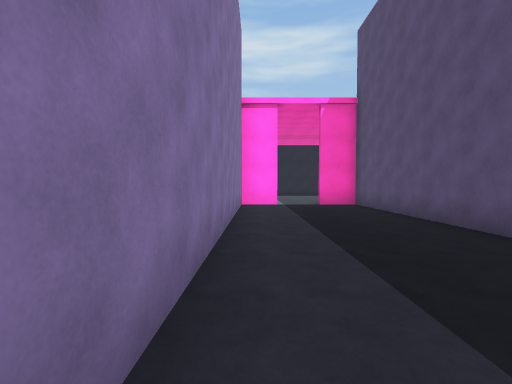
[1] (above)

17 first-person views from a walk through a 3-D level made in the Unity game engine. The camera is 1.5 m above the floor, tilts 2° down and sees 90° across. The floor is counted in squares, 2 m on a side. Each view is taken from the middle of a square. On the plan, view 1 faces up. The plan holds only what a view shows up to about 9 squares ahead; the rest is blank. The place goes on beyond the plan.

[2]
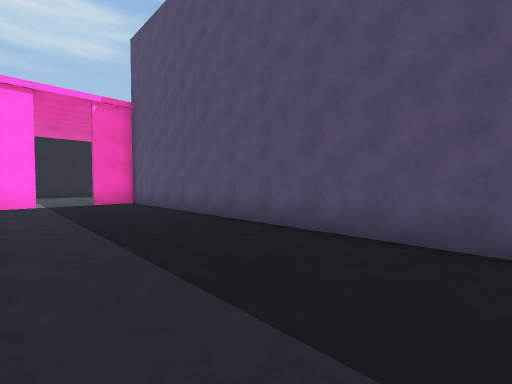

[3]
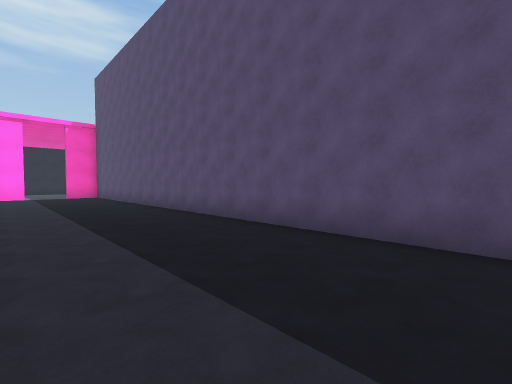

[4]
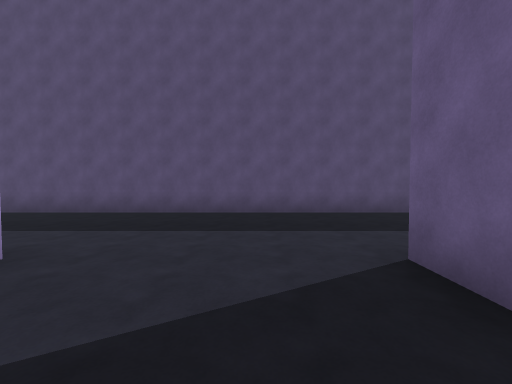

[5]
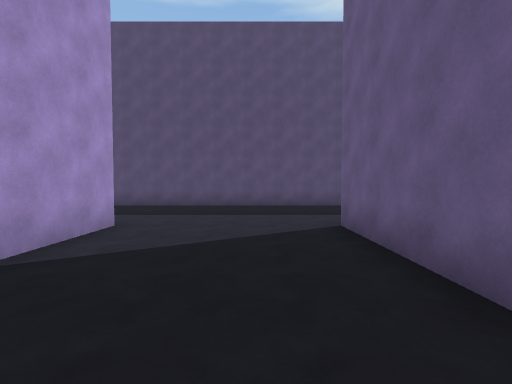

[6]
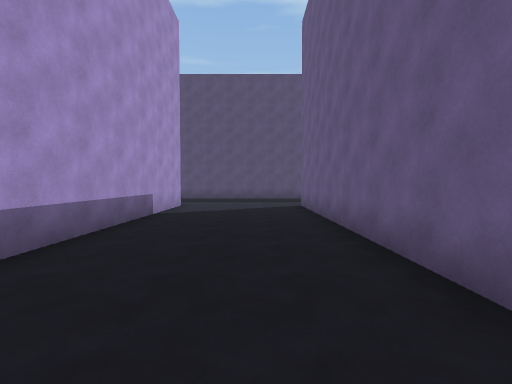

[7]
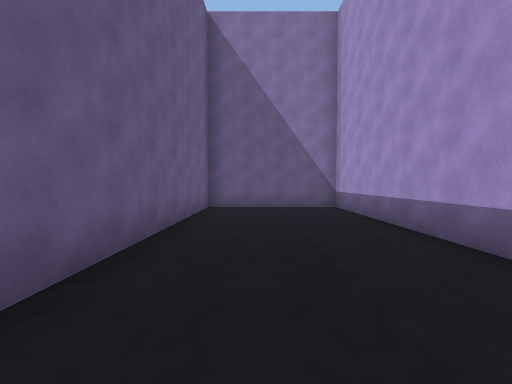

[8]
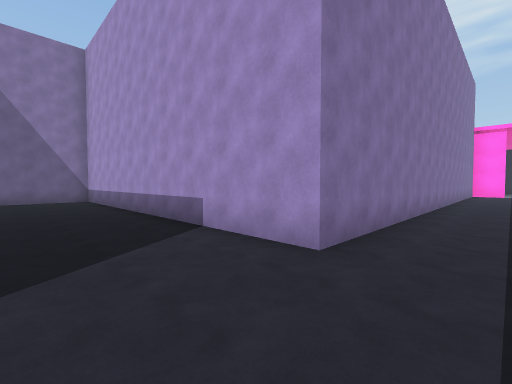

[9]
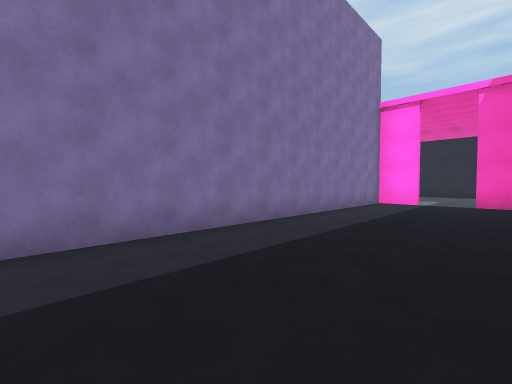

[10]
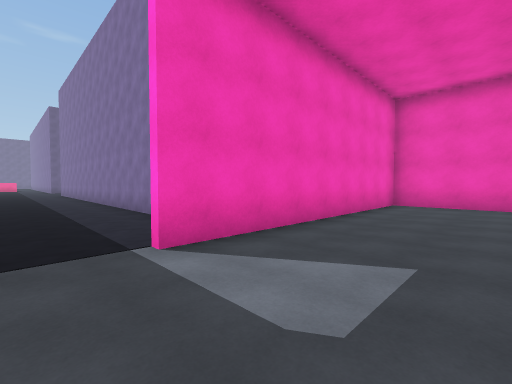

[11]
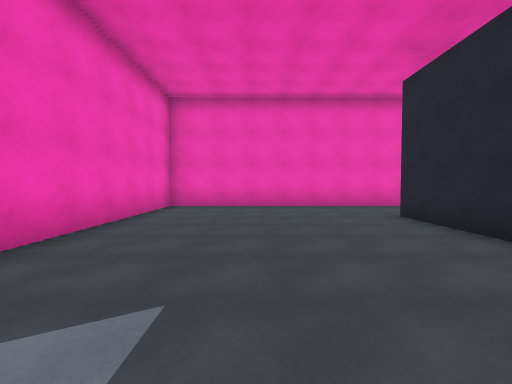

[12]
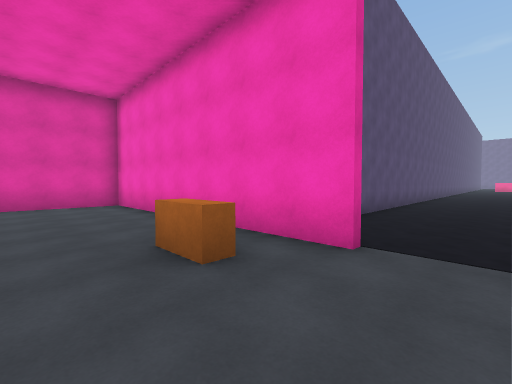

[13]
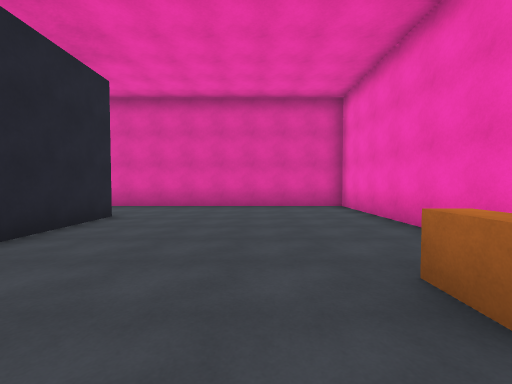

[14]
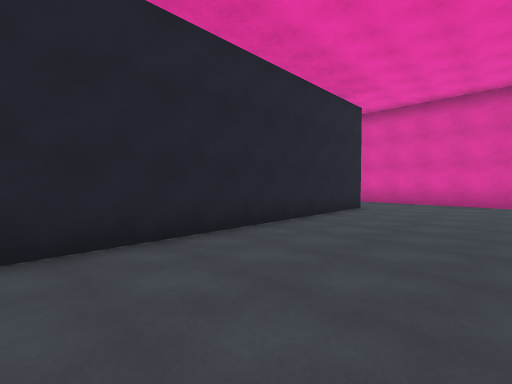

[15]
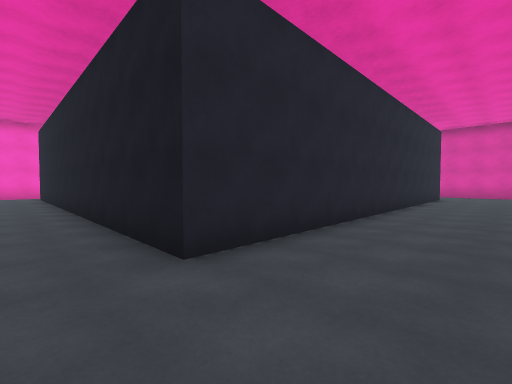

[16]
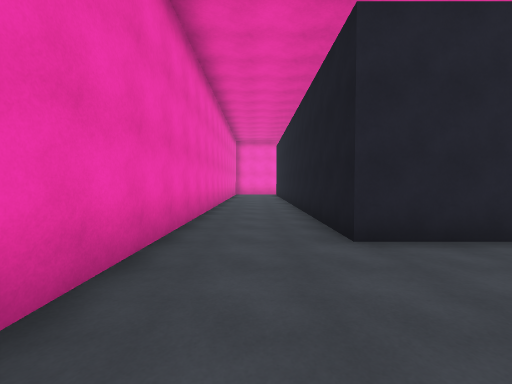

[17]
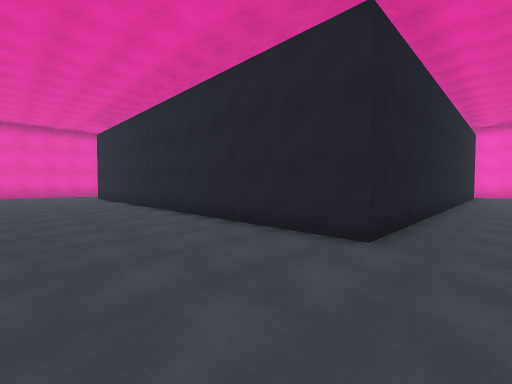

### Floor plan
Points are (right, up) in squares from view 1. A wall is a line through its corners. A room is listed if a view was taken in it or the views show most of it. See-through windows are left out.
Room 1 (views 1, 2, 3, 4, 5, 6, 7, 8, 9)
walls: (3.5, -12.5) (3.5, 9) (2.2, 9); (0.9, 9) (-0.5, 9) (-0.5, -6.5) (-11, -6.5) (-11, -10.5) (-0.5, -10.5)
ways out: opening at (1.5, 9) to room 2
Room 2 (views 10, 11, 12, 13, 14, 15, 16, 17)
walls: (2.2, 9.2) (10.3, 9.2) (10.3, 16.8); (7.8, 20.5) (7.8, 15.2) (-4.7, 15.2) (-4.7, 20.5); (-7.3, 20.4) (-7.3, 9.2) (0.8, 9.2)
ways out: opening at (1.5, 9) to room 1
objects: other object (3, 11) to (4, 11)

Where each view was taken, in squares from view 1:
view 1: 0 up, 0 right, facing up
view 2: 1 down, 0 right, facing up-right
view 3: 6 down, 0 right, facing up-right
view 4: 9 down, 3 left, facing right
view 5: 9 down, 5 left, facing right
view 6: 9 down, 9 left, facing right
view 7: 9 down, 3 left, facing left
view 8: 9 down, 1 right, facing up-left
view 9: 1 down, 3 right, facing up-left
view 10: 12 up, 2 right, facing down-left
view 11: 12 up, 1 right, facing left
view 12: 12 up, 1 right, facing down-right
view 13: 12 up, 2 right, facing right
view 14: 12 up, 0 right, facing up-right
view 15: 13 up, 6 left, facing up-right
view 16: 12 up, 6 left, facing up
view 17: 12 up, 9 right, facing up-left
